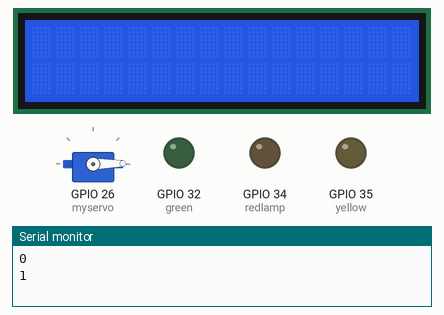
Recording of a sketch running on a simulated ESP32. Parts: 16×2 character LCD, servo, output pins drawn as LEDs (lit = HIGH), the last lines printed to the serial monitor.

Above: at 0.15 s.
At 1.85 s:
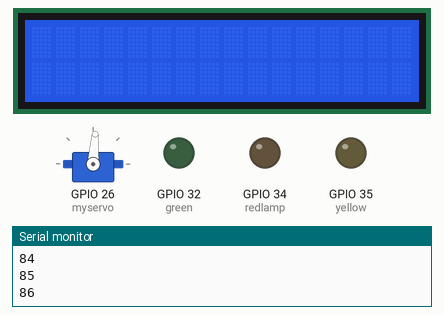
At 3.55 s:
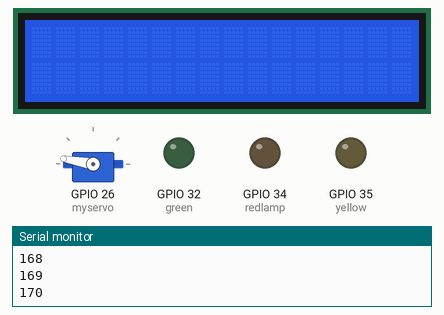
At 7.0 s:
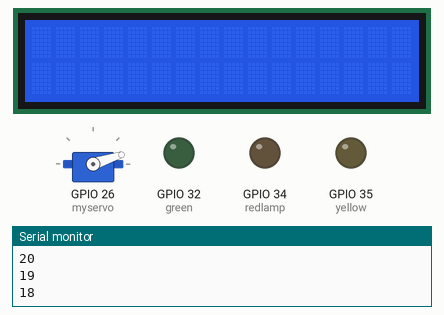
Timing chart, 0 to 9.6 s (numbered marks = the images above):
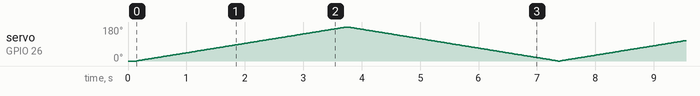

The sketch:

monitor-name-api.ino
```cpp
// #include <wifi.h>
#include <LiquidCrystal_I2C.h>
#include <Servo.h>
#include <HCSR04.h>

// variabel
const char *ssid = "abcd";
const char *pass = "qwertyui";
const char *url = "http://";
const int redlamp = 34;
const int yellow = 35;
const int green = 32;

// initialisasi
LiquidCrystal_I2C lcd(0x27, 16, 2);
UltraSonicDistanceSensor distanceSensor(14, 12); // trig , echo
Servo myservo;

void setup()
{
    Serial.begin(9600);
    lcd.init();
    lcd.begin(16, 2);
    lcd.backlight();
    pinMode(redlamp, OUTPUT);
    pinMode(yellow, OUTPUT);
    pinMode(green, OUTPUT);
    myservo.attach(26);
}

void loop()
{
   for(int posDegrees = 0; posDegrees <= 180; posDegrees++) {
        myservo.write(posDegrees);
        Serial.println(posDegrees);
        delay(20);
    }

    for(int posDegrees = 180; posDegrees >= 0; posDegrees--) {
        myservo.write(posDegrees);
        Serial.println(posDegrees);
        delay(20);
    }
}
```
